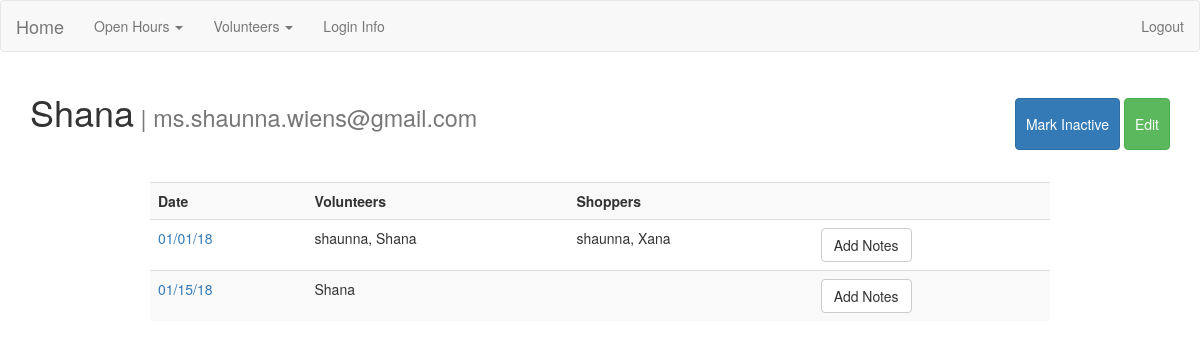
/volunteers/3 (signed in), run on an earlier commit of the app's database.
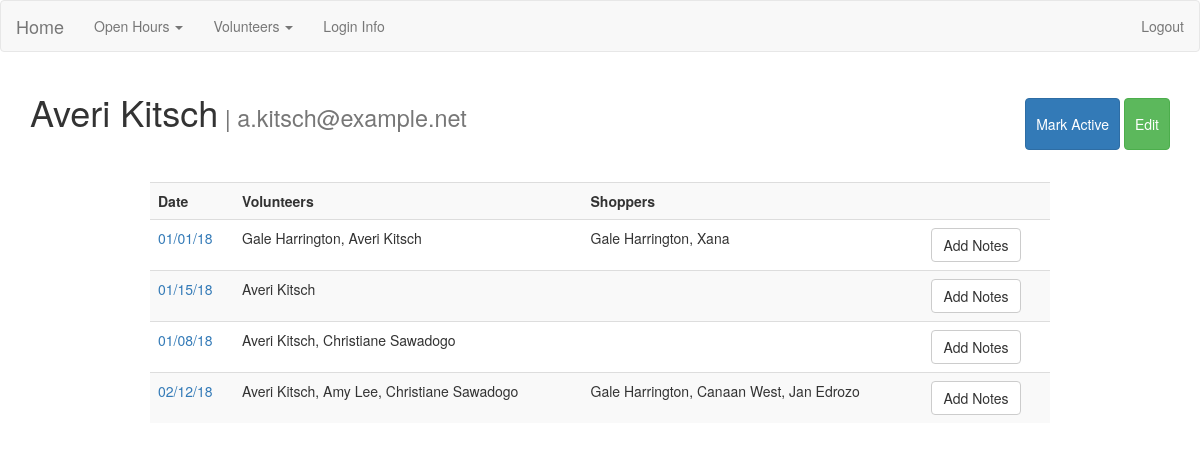
And on a later commit of the database.
### app/models.py (models this page shows, shortened)
class Volunteer(db.Model):
    id = db.Column(db.Integer(), primary_key=True)
    name = db.Column(db.String(100), unique=True)
    role = db.Column(db.String(50))
    email = db.Column(db.String(255), nullable=False)
    active = db.Column(db.Boolean)
    openhours = db.relationship('Openhour', secondary=openhour_volunteers, backref='ohvolunteers', lazy='subquery')
    openhour_shoppers = db.relationship('Openhour', secondary=openhour_shoppers, backref='ohshoppers', lazy='subquery')
    notes = db.relationship('Note', backref='openhour', lazy=True)

class Openhour(db.Model):
    id = db.Column(db.Integer(), primary_key=True)
    date = db.Column(db.DateTime(), unique=True)
    posted = db.Column(db.Boolean)
    volunteers = db.relationship('Volunteer', secondary=openhour_volunteers, backref='openhourvols', lazy='dynamic')
    shoppers = db.relationship('Volunteer', secondary=openhour_shoppers, backref='openhourshoppers', lazy='dynamic' )
    notes = db.relationship('Note', backref='openhournotes', lazy=True)

### app/volunteers/views.py (the view)
@volunteers_blueprint.route('/<string:id>')
@admin_logged_in
def show_volunteer(id):
    volunteer = Volunteer.query.get(id)
    openhours = volunteer.openhours
    return render_template('volunteer.html', volunteer=volunteer, openhours=openhours)

### app/login_helpers.py (called while the page is built)
def admin_logged_in(f):
    @wraps(f)
    def wrap(*args, **kwargs):
        if 'user' in session and session['user']=='admin':
            return f(*args, **kwargs)
        else:
            flash('You must have admin privileges to complete this action', 'danger')
            return redirect(url_for('index'))
    return wrap

### app/volunteers/templates/volunteer.html
{% extends 'layout.html' %}
{% block body %}
<div class="header-inline">
  <h1>{{ volunteer.name }}<small> | {{ volunteer.email }} </small></h1>
  <div>
    {% if volunteer.active == True %}
      <a class="btn btn-primary" href="{{url_for('volunteers.change_status', id=volunteer.id)}}">Mark Inactive</a>
    {% else %}
      <a class="btn btn-primary" href="{{url_for('volunteers.change_status', id=volunteer.id)}}">Mark Active</a>
    {% endif %}
    <a class="btn btn-success" href="{{url_for('volunteers.edit_volunteer', id=volunteer.id)}}">Edit</a>
  </div>
</div>
</div>
  <table class="table table-striped">
    <tr>
      <th>Date</th>
      <th>Volunteers</th>
      <th>Shoppers</th>
      <th></th>
    </tr>
    {% for openhour in openhours %}
      <tr>
        <td><a href="{{url_for('openhours.show_openhour', id=openhour.id)}}">{{ openhour.date.strftime('%m/%d/%y') }}</a></td>
        <td>
          {% for volunteer in openhour.volunteers %}
            <span> {{volunteer.name}}{{ "," if not loop.last }}</span>
          {% endfor %}
        </td>
        <td>
          {% for shopper in openhour.shoppers %}
            <span>{{shopper.name}}{{ "," if not loop.last }}</span>
          {% endfor %}
        </td>
        {% if not openhour.notes %}
          <td><a class="btn btn-default" href="{{ url_for('openhours.new_notes', id=openhour.id)}}">Add Notes</a></td>
        {% else %}
          <td></td>
        {% endif %}
    </tr>
  {% endfor %}
  </table>
{% endblock %}

What changed in the data, as far as the page shows it:
removed Volunteer: name "shaunna", last ",", shown under Openhour (number 1 of 4 on the later page)
changed Volunteer: name "Shana" → "Averi Kitsch"; email "ms.shaunna.wiens@gmail.com" → "a.kitsch@example.net"; active True → False (drawn)
added Volunteer: name "Gale Harrington", last ","
added Openhour: date "01/08/18", Volunteer (name "Averi Kitsch", last ",")
added Volunteer: name "Christiane Sawadogo"
added Openhour: date "02/12/18", Volunteer (name "Averi Kitsch", last ",")
added Volunteer: name "Amy Lee", last ",", shown under "02/12/18"
added Volunteer: name "Canaan West", last ",", shown under "02/12/18"
added Volunteer: name "Jan Edrozo", shown under "02/12/18"
Also different on the page:
text no longer shown: "Mark Inactive"
text now shown: "Mark Active"
